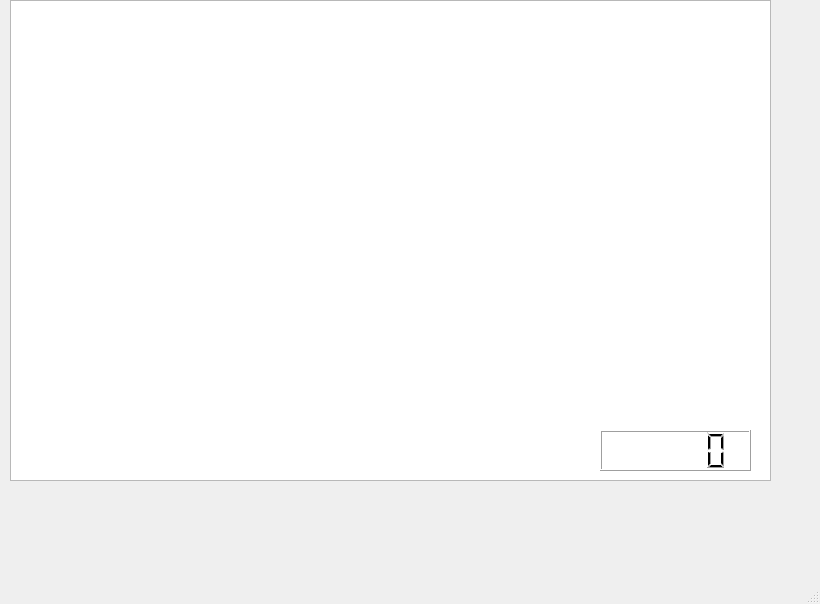
<?xml version="1.0" encoding="UTF-8"?>
<ui version="4.0">
 <class>MainWindow</class>
 <widget class="QMainWindow" name="MainWindow">
  <property name="geometry">
   <rect>
    <x>0</x>
    <y>0</y>
    <width>820</width>
    <height>604</height>
   </rect>
  </property>
  <property name="windowTitle">
   <string>MainWindow</string>
  </property>
  <widget class="QWidget" name="centralwidget">
   <widget class="QGraphicsView" name="graphicsView">
    <property name="geometry">
     <rect>
      <x>10</x>
      <y>0</y>
      <width>761</width>
      <height>481</height>
     </rect>
    </property>
   </widget>
   <widget class="QLCDNumber" name="lcdNumber">
    <property name="geometry">
     <rect>
      <x>600</x>
      <y>430</y>
      <width>151</width>
      <height>41</height>
     </rect>
    </property>
   </widget>
  </widget>
  <widget class="QMenuBar" name="menubar">
   <property name="geometry">
    <rect>
     <x>0</x>
     <y>0</y>
     <width>820</width>
     <height>25</height>
    </rect>
   </property>
  </widget>
  <widget class="QStatusBar" name="statusbar"/>
 </widget>
 <resources/>
 <connections/>
</ui>
